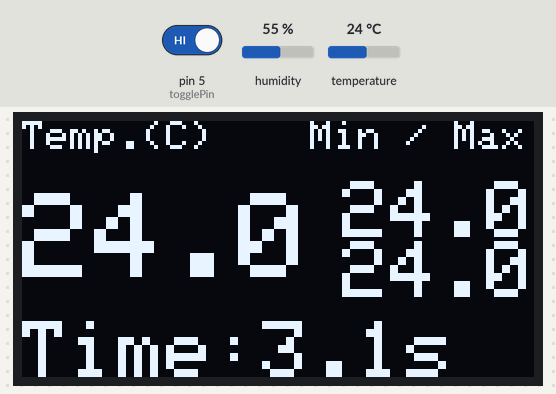
The sketch below on a simulated Arduino Uno, built with avr-gcc and run on an emulated ATmega328P. Parts: 128×64 one-colour display. Inputs (shaded band) come from the test bench; at power-on: pin 5 (togglePin) HIGH, humidity 55 %, temperature 24 °C. The display library's start-up logo is not drawn; what the sketch prints to the serial monitor is not drawn.

Above: at 3.2 s.
3.3 s: pin 5 (togglePin) driven LOW
At 4.4 s:
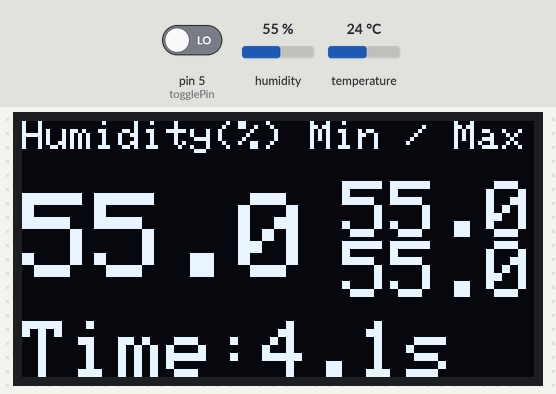
9.5 s: humidity set to 22 %
At 11.8 s:
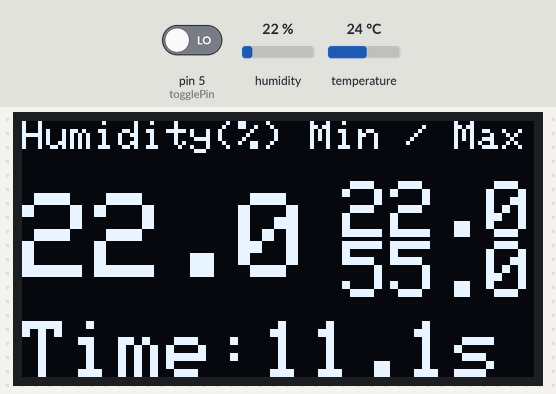
13.5 s: humidity set to 40 %
At 14.7 s:
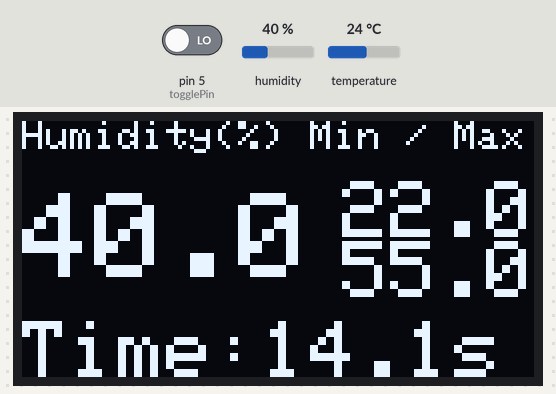
16.5 s: pin 5 (togglePin) driven HIGH
At 17.8 s:
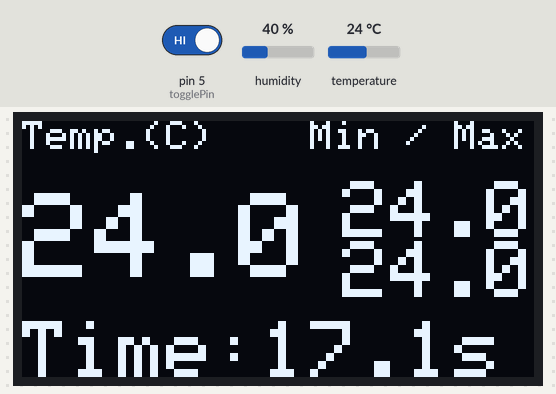
19.5 s: temperature set to 12 °C
At 20.4 s:
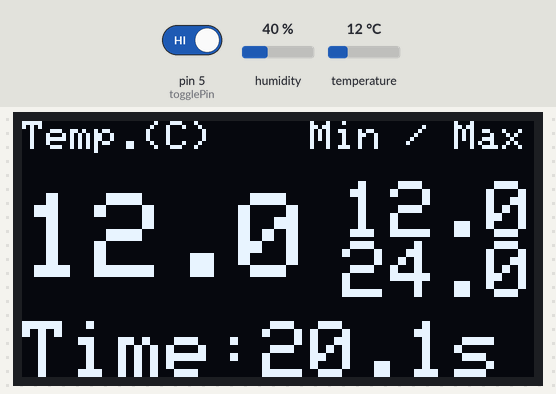
22.5 s: temperature set to 19 °C
At 23.8 s:
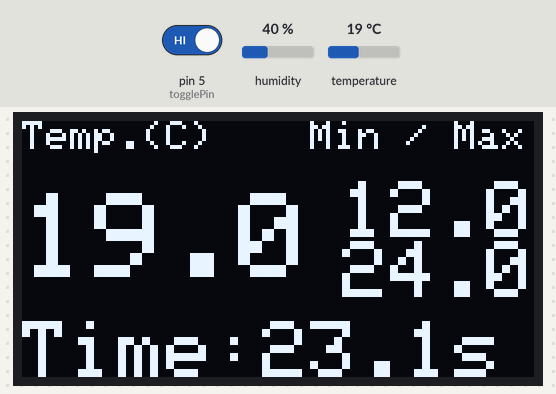
Timing chart, 0 to 25.5 s (numbered marks = the images above; inputs shaded):
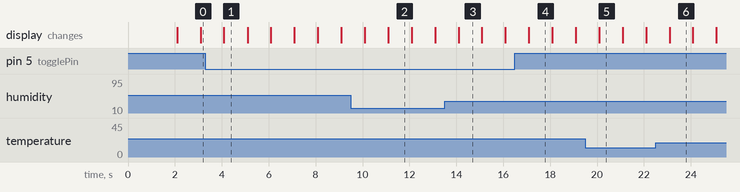

Measured:
- after the input at 3.3 s, the display: changes after 0.79 s (image 1)
- after the input at 16.5 s, the display: changes after 0.60 s (image 4)
- what the display in image 1 shows lasts 1.0 s, from 4.1 s to 5.1 s

The sketch:

TempHumOLED.ino
```cpp
// (licence header left out)
// Libraries
#include <Adafruit_SSD1306.h>
#include <DHT.h>

#define OLED_RESET 4
Adafruit_SSD1306 display(OLED_RESET);

#if (SSD1306_LCDHEIGHT != 64)
#error("Height incorrect, please fix Adafruit_SSD1306.h!");
#endif

// Initialize DHT sensor for normal 16mhz Arduino
DHT dht(2, DHT22);

// Variables
double temp, hum, time, timeSec; // temperature, relative humidity, time

// Variables initialization
double minTemp = 99;  // minimum temperature
double minHum = 99;   // minimum humidity
double maxTemp = -99; // maximum temperature
double maxHum = 0;    // maximum humidity
int togglePin = 5;    // toggle switch digital pin

void setup() {
  pinMode(togglePin, INPUT_PULLUP); //configure pin as an input and enable the internal pull-up resistor

  Serial.begin(9600);
  Serial.println("Time\t Hum\t Temp");
  // by default, we'll generate the high voltage from the 3.3v line internally! (neat!)
  display.begin(SSD1306_SWITCHCAPVCC, 0x3C);  // initialize with the I2C addr 0x3D (for the 128x64)
  // init done

  // Show image buffer on the display hardware
  // Since the buffer is intialized with an Adafruit splashscreen
  // internally, this will display the splashscreen
  display.display();
  delay(2000);

  // Clear the buffer
  display.clearDisplay();

  // Initialize the temperature sensor
  dht.begin();

}

void loop() {

  // Display time passed since the program started
  time = millis();
  timeSec = time/1000;
  Serial.print(timeSec,1);
  Serial.print("s\t");

  // Read and display humidity
  hum = dht.readHumidity();
  Serial.print(hum,1);
  Serial.print("%\t");

  // Read and display temperature
  temp = dht.readTemperature();
  Serial.print(temp,1);
  Serial.println("°C");

  // Store minimum and maximum values
  if (temp < minTemp) {
    minTemp = temp;
  }
  if (temp > maxTemp) {
    maxTemp = temp;
  }
  if (hum < minHum) {
    minHum = hum;
  }
  if (hum > maxHum) {
    maxHum = hum;
  }

  // Display values on screen
  display.clearDisplay();       // avoid "noise" on the display due to serial print commands (unknown cause)
  display.setTextSize(1);
  display.setTextColor(WHITE);

  // Display humidity or temperature according to toggle switch status
  int toggleStatus = digitalRead(togglePin);

  if (toggleStatus == 1){
   display.setCursor(0, 0);
   display.print("Temp.(C)    Min / Max");

   display.setTextSize(3);
   display.setCursor(0, 18);
   display.print(temp,1);

   display.setTextSize(2);
   display.setCursor(80, 15);
   display.print(minTemp,1);
   display.setCursor(80, 30);
   display.print(maxTemp,1);
  } else {
   display.setCursor(0, 0);
   display.print("Humidity(%) Min / Max");

   display.setTextSize(3);
   display.setCursor(0, 18);
   display.print(hum,1);

   display.setTextSize(2);
   display.setCursor(80, 15);
   display.print(minHum,1);
   display.setCursor(80, 30);
   display.print(maxHum,1);
  }

  // Display elapsed time anyway below
  display.setCursor(0, 50);
  display.print("Time:");
  display.print(timeSec,1);
  display.print("s");

  display.display();
  // delay(1000);
  // Use millis() instead of delay() to keep accurate timing
  while (millis() < time + 1000) {
    // wait a time fraction between the start of the loop and this line
  }
  display.clearDisplay();

}
```
